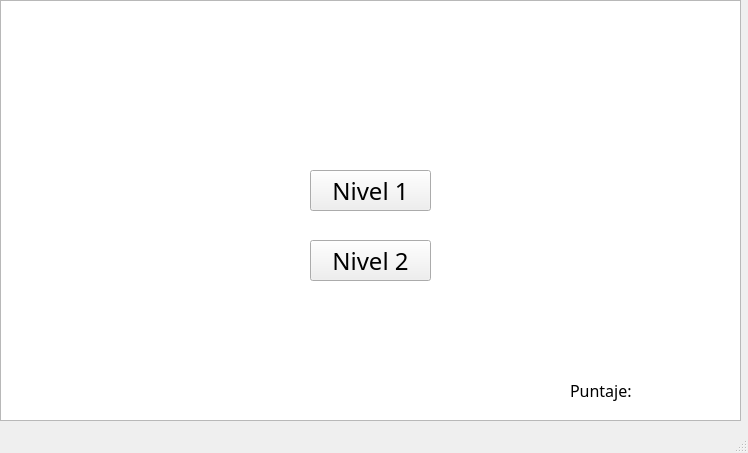
<?xml version="1.0" encoding="UTF-8"?>
<ui version="4.0">
 <class>MainWindow</class>
 <widget class="QMainWindow" name="MainWindow">
  <property name="geometry">
   <rect>
    <x>0</x>
    <y>0</y>
    <width>748</width>
    <height>453</height>
   </rect>
  </property>
  <property name="windowTitle">
   <string>MainWindow</string>
  </property>
  <widget class="QWidget" name="centralwidget">
   <widget class="QGraphicsView" name="graphicsView">
    <property name="geometry">
     <rect>
      <x>0</x>
      <y>0</y>
      <width>741</width>
      <height>421</height>
     </rect>
    </property>
   </widget>
   <widget class="QPushButton" name="nivel1">
    <property name="geometry">
     <rect>
      <x>310</x>
      <y>170</y>
      <width>121</width>
      <height>41</height>
     </rect>
    </property>
    <property name="font">
     <font>
      <family>Showcard Gothic</family>
      <pointsize>18</pointsize>
     </font>
    </property>
    <property name="cursor">
     <cursorShape>ClosedHandCursor</cursorShape>
    </property>
    <property name="text">
     <string>Nivel 1</string>
    </property>
   </widget>
   <widget class="QLabel" name="titulo">
    <property name="geometry">
     <rect>
      <x>220</x>
      <y>40</y>
      <width>361</width>
      <height>71</height>
     </rect>
    </property>
    <property name="palette">
     <palette>
      <active>
       <colorrole role="WindowText">
        <brush brushstyle="SolidPattern">
         <color alpha="255">
          <red>255</red>
          <green>255</green>
          <blue>255</blue>
         </color>
        </brush>
       </colorrole>
       <colorrole role="Button">
        <brush brushstyle="SolidPattern">
         <color alpha="255">
          <red>0</red>
          <green>0</green>
          <blue>0</blue>
         </color>
        </brush>
       </colorrole>
       <colorrole role="Light">
        <brush brushstyle="SolidPattern">
         <color alpha="255">
          <red>255</red>
          <green>255</green>
          <blue>255</blue>
         </color>
        </brush>
       </colorrole>
       <colorrole role="Midlight">
        <brush brushstyle="SolidPattern">
         <color alpha="255">
          <red>255</red>
          <green>255</green>
          <blue>255</blue>
         </color>
        </brush>
       </colorrole>
       <colorrole role="Dark">
        <brush brushstyle="SolidPattern">
         <color alpha="255">
          <red>127</red>
          <green>127</green>
          <blue>127</blue>
         </color>
        </brush>
       </colorrole>
       <colorrole role="Mid">
        <brush brushstyle="SolidPattern">
         <color alpha="255">
          <red>170</red>
          <green>170</green>
          <blue>170</blue>
         </color>
        </brush>
       </colorrole>
       <colorrole role="Text">
        <brush brushstyle="SolidPattern">
         <color alpha="255">
          <red>0</red>
          <green>0</green>
          <blue>0</blue>
         </color>
        </brush>
       </colorrole>
       <colorrole role="BrightText">
        <brush brushstyle="SolidPattern">
         <color alpha="255">
          <red>255</red>
          <green>255</green>
          <blue>255</blue>
         </color>
        </brush>
       </colorrole>
       <colorrole role="ButtonText">
        <brush brushstyle="SolidPattern">
         <color alpha="255">
          <red>0</red>
          <green>0</green>
          <blue>0</blue>
         </color>
        </brush>
       </colorrole>
       <colorrole role="Base">
        <brush brushstyle="SolidPattern">
         <color alpha="255">
          <red>255</red>
          <green>255</green>
          <blue>255</blue>
         </color>
        </brush>
       </colorrole>
       <colorrole role="Window">
        <brush brushstyle="SolidPattern">
         <color alpha="255">
          <red>255</red>
          <green>255</green>
          <blue>255</blue>
         </color>
        </brush>
       </colorrole>
       <colorrole role="Shadow">
        <brush brushstyle="SolidPattern">
         <color alpha="255">
          <red>0</red>
          <green>0</green>
          <blue>0</blue>
         </color>
        </brush>
       </colorrole>
       <colorrole role="AlternateBase">
        <brush brushstyle="SolidPattern">
         <color alpha="255">
          <red>255</red>
          <green>255</green>
          <blue>255</blue>
         </color>
        </brush>
       </colorrole>
       <colorrole role="ToolTipBase">
        <brush brushstyle="SolidPattern">
         <color alpha="255">
          <red>255</red>
          <green>255</green>
          <blue>220</blue>
         </color>
        </brush>
       </colorrole>
       <colorrole role="ToolTipText">
        <brush brushstyle="SolidPattern">
         <color alpha="255">
          <red>0</red>
          <green>0</green>
          <blue>0</blue>
         </color>
        </brush>
       </colorrole>
       <colorrole role="PlaceholderText">
        <brush brushstyle="SolidPattern">
         <color alpha="128">
          <red>0</red>
          <green>0</green>
          <blue>0</blue>
         </color>
        </brush>
       </colorrole>
      </active>
      <inactive>
       <colorrole role="WindowText">
        <brush brushstyle="SolidPattern">
         <color alpha="255">
          <red>255</red>
          <green>255</green>
          <blue>255</blue>
         </color>
        </brush>
       </colorrole>
       <colorrole role="Button">
        <brush brushstyle="SolidPattern">
         <color alpha="255">
          <red>0</red>
          <green>0</green>
          <blue>0</blue>
         </color>
        </brush>
       </colorrole>
       <colorrole role="Light">
        <brush brushstyle="SolidPattern">
         <color alpha="255">
          <red>255</red>
          <green>255</green>
          <blue>255</blue>
         </color>
        </brush>
       </colorrole>
       <colorrole role="Midlight">
        <brush brushstyle="SolidPattern">
         <color alpha="255">
          <red>255</red>
          <green>255</green>
          <blue>255</blue>
         </color>
        </brush>
       </colorrole>
       <colorrole role="Dark">
        <brush brushstyle="SolidPattern">
         <color alpha="255">
          <red>127</red>
          <green>127</green>
          <blue>127</blue>
         </color>
        </brush>
       </colorrole>
       <colorrole role="Mid">
        <brush brushstyle="SolidPattern">
         <color alpha="255">
          <red>170</red>
          <green>170</green>
          <blue>170</blue>
         </color>
        </brush>
       </colorrole>
       <colorrole role="Text">
        <brush brushstyle="SolidPattern">
         <color alpha="255">
          <red>0</red>
          <green>0</green>
          <blue>0</blue>
         </color>
        </brush>
       </colorrole>
       <colorrole role="BrightText">
        <brush brushstyle="SolidPattern">
         <color alpha="255">
          <red>255</red>
          <green>255</green>
          <blue>255</blue>
         </color>
        </brush>
       </colorrole>
       <colorrole role="ButtonText">
        <brush brushstyle="SolidPattern">
         <color alpha="255">
          <red>0</red>
          <green>0</green>
          <blue>0</blue>
         </color>
        </brush>
       </colorrole>
       <colorrole role="Base">
        <brush brushstyle="SolidPattern">
         <color alpha="255">
          <red>255</red>
          <green>255</green>
          <blue>255</blue>
         </color>
        </brush>
       </colorrole>
       <colorrole role="Window">
        <brush brushstyle="SolidPattern">
         <color alpha="255">
          <red>255</red>
          <green>255</green>
          <blue>255</blue>
         </color>
        </brush>
       </colorrole>
       <colorrole role="Shadow">
        <brush brushstyle="SolidPattern">
         <color alpha="255">
          <red>0</red>
          <green>0</green>
          <blue>0</blue>
         </color>
        </brush>
       </colorrole>
       <colorrole role="AlternateBase">
        <brush brushstyle="SolidPattern">
         <color alpha="255">
          <red>255</red>
          <green>255</green>
          <blue>255</blue>
         </color>
        </brush>
       </colorrole>
       <colorrole role="ToolTipBase">
        <brush brushstyle="SolidPattern">
         <color alpha="255">
          <red>255</red>
          <green>255</green>
          <blue>220</blue>
         </color>
        </brush>
       </colorrole>
       <colorrole role="ToolTipText">
        <brush brushstyle="SolidPattern">
         <color alpha="255">
          <red>0</red>
          <green>0</green>
          <blue>0</blue>
         </color>
        </brush>
       </colorrole>
       <colorrole role="PlaceholderText">
        <brush brushstyle="SolidPattern">
         <color alpha="128">
          <red>0</red>
          <green>0</green>
          <blue>0</blue>
         </color>
        </brush>
       </colorrole>
      </inactive>
      <disabled>
       <colorrole role="WindowText">
        <brush brushstyle="SolidPattern">
         <color alpha="255">
          <red>127</red>
          <green>127</green>
          <blue>127</blue>
         </color>
        </brush>
       </colorrole>
       <colorrole role="Button">
        <brush brushstyle="SolidPattern">
         <color alpha="255">
          <red>0</red>
          <green>0</green>
          <blue>0</blue>
         </color>
        </brush>
       </colorrole>
       <colorrole role="Light">
        <brush brushstyle="SolidPattern">
         <color alpha="255">
          <red>255</red>
          <green>255</green>
          <blue>255</blue>
         </color>
        </brush>
       </colorrole>
       <colorrole role="Midlight">
        <brush brushstyle="SolidPattern">
         <color alpha="255">
          <red>255</red>
          <green>255</green>
          <blue>255</blue>
         </color>
        </brush>
       </colorrole>
       <colorrole role="Dark">
        <brush brushstyle="SolidPattern">
         <color alpha="255">
          <red>127</red>
          <green>127</green>
          <blue>127</blue>
         </color>
        </brush>
       </colorrole>
       <colorrole role="Mid">
        <brush brushstyle="SolidPattern">
         <color alpha="255">
          <red>170</red>
          <green>170</green>
          <blue>170</blue>
         </color>
        </brush>
       </colorrole>
       <colorrole role="Text">
        <brush brushstyle="SolidPattern">
         <color alpha="255">
          <red>127</red>
          <green>127</green>
          <blue>127</blue>
         </color>
        </brush>
       </colorrole>
       <colorrole role="BrightText">
        <brush brushstyle="SolidPattern">
         <color alpha="255">
          <red>255</red>
          <green>255</green>
          <blue>255</blue>
         </color>
        </brush>
       </colorrole>
       <colorrole role="ButtonText">
        <brush brushstyle="SolidPattern">
         <color alpha="255">
          <red>127</red>
          <green>127</green>
          <blue>127</blue>
         </color>
        </brush>
       </colorrole>
       <colorrole role="Base">
        <brush brushstyle="SolidPattern">
         <color alpha="255">
          <red>255</red>
          <green>255</green>
          <blue>255</blue>
         </color>
        </brush>
       </colorrole>
       <colorrole role="Window">
        <brush brushstyle="SolidPattern">
         <color alpha="255">
          <red>255</red>
          <green>255</green>
          <blue>255</blue>
         </color>
        </brush>
       </colorrole>
       <colorrole role="Shadow">
        <brush brushstyle="SolidPattern">
         <color alpha="255">
          <red>0</red>
          <green>0</green>
          <blue>0</blue>
         </color>
        </brush>
       </colorrole>
       <colorrole role="AlternateBase">
        <brush brushstyle="SolidPattern">
         <color alpha="255">
          <red>255</red>
          <green>255</green>
          <blue>255</blue>
         </color>
        </brush>
       </colorrole>
       <colorrole role="ToolTipBase">
        <brush brushstyle="SolidPattern">
         <color alpha="255">
          <red>255</red>
          <green>255</green>
          <blue>220</blue>
         </color>
        </brush>
       </colorrole>
       <colorrole role="ToolTipText">
        <brush brushstyle="SolidPattern">
         <color alpha="255">
          <red>0</red>
          <green>0</green>
          <blue>0</blue>
         </color>
        </brush>
       </colorrole>
       <colorrole role="PlaceholderText">
        <brush brushstyle="SolidPattern">
         <color alpha="128">
          <red>0</red>
          <green>0</green>
          <blue>0</blue>
         </color>
        </brush>
       </colorrole>
      </disabled>
     </palette>
    </property>
    <property name="font">
     <font>
      <family>Showcard Gothic</family>
      <pointsize>24</pointsize>
     </font>
    </property>
    <property name="cursor">
     <cursorShape>ArrowCursor</cursorShape>
    </property>
    <property name="autoFillBackground">
     <bool>false</bool>
    </property>
    <property name="text">
     <string>WWT: THE MISSION</string>
    </property>
   </widget>
   <widget class="QLabel" name="cronometro">
    <property name="geometry">
     <rect>
      <x>680</x>
      <y>380</y>
      <width>51</width>
      <height>21</height>
     </rect>
    </property>
    <property name="palette">
     <palette>
      <active>
       <colorrole role="WindowText">
        <brush brushstyle="SolidPattern">
         <color alpha="255">
          <red>255</red>
          <green>255</green>
          <blue>255</blue>
         </color>
        </brush>
       </colorrole>
      </active>
      <inactive>
       <colorrole role="WindowText">
        <brush brushstyle="SolidPattern">
         <color alpha="255">
          <red>255</red>
          <green>255</green>
          <blue>255</blue>
         </color>
        </brush>
       </colorrole>
      </inactive>
      <disabled>
       <colorrole role="WindowText">
        <brush brushstyle="SolidPattern">
         <color alpha="255">
          <red>120</red>
          <green>120</green>
          <blue>120</blue>
         </color>
        </brush>
       </colorrole>
      </disabled>
     </palette>
    </property>
    <property name="font">
     <font>
      <family>Showcard Gothic</family>
      <pointsize>12</pointsize>
     </font>
    </property>
    <property name="tabletTracking">
     <bool>false</bool>
    </property>
    <property name="autoFillBackground">
     <bool>false</bool>
    </property>
    <property name="text">
     <string>Puntaje: </string>
    </property>
   </widget>
   <widget class="QPushButton" name="nivel2">
    <property name="geometry">
     <rect>
      <x>310</x>
      <y>240</y>
      <width>121</width>
      <height>41</height>
     </rect>
    </property>
    <property name="font">
     <font>
      <family>Showcard Gothic</family>
      <pointsize>18</pointsize>
     </font>
    </property>
    <property name="cursor">
     <cursorShape>ClosedHandCursor</cursorShape>
    </property>
    <property name="text">
     <string>Nivel 2</string>
    </property>
   </widget>
   <widget class="QLabel" name="puntaje">
    <property name="geometry">
     <rect>
      <x>570</x>
      <y>380</y>
      <width>101</width>
      <height>21</height>
     </rect>
    </property>
    <property name="font">
     <font>
      <family>Showcard Gothic</family>
      <pointsize>12</pointsize>
     </font>
    </property>
    <property name="text">
     <string>Puntaje: </string>
    </property>
   </widget>
  </widget>
  <widget class="QMenuBar" name="menubar">
   <property name="geometry">
    <rect>
     <x>0</x>
     <y>0</y>
     <width>748</width>
     <height>20</height>
    </rect>
   </property>
  </widget>
  <widget class="QStatusBar" name="statusbar"/>
 </widget>
 <resources/>
 <connections/>
</ui>
